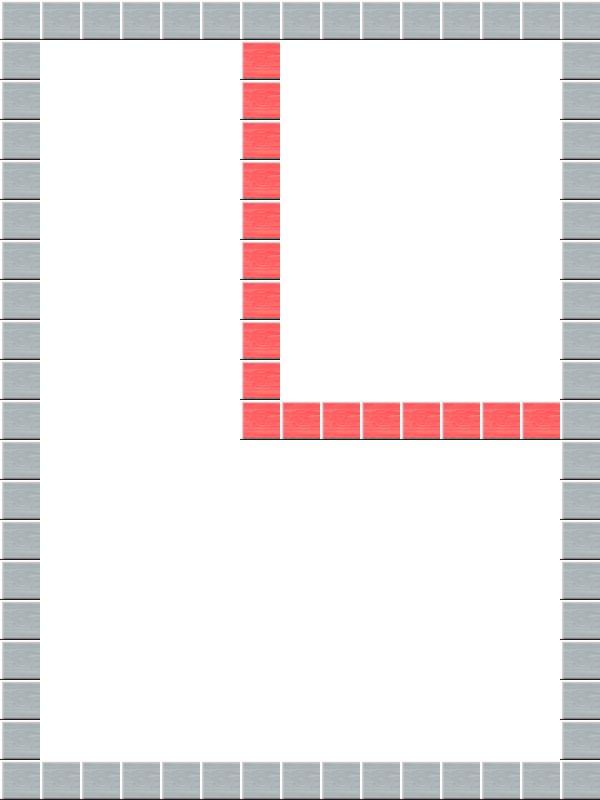

Rendered tile map (Tiled .tmx) drawn with the repository's tilesets; below, a short description and the map source with its tile grids summarised:
An orthogonal 15x20 tile map with 40x40 px tiles, 1 tile layer (Tile Layer 1), 3 tilesets.

<map version="1.0" tiledversion="1.0.3" orientation="orthogonal" renderorder="right-down" width="15" height="20" tilewidth="40" tileheight="40" nextobjectid="1">
 <tileset firstgid="1" source="unBreakBrick.tsx" />
 <tileset firstgid="2" source="breakableBrick.tsx" />
 <tileset firstgid="3" source="background.tsx" />
 <layer name="Tile Layer 1" width="15" height="20">
  <data>[300 cells, 300 non-empty, 3 distinct tile ids]</data>
 </layer>
</map>